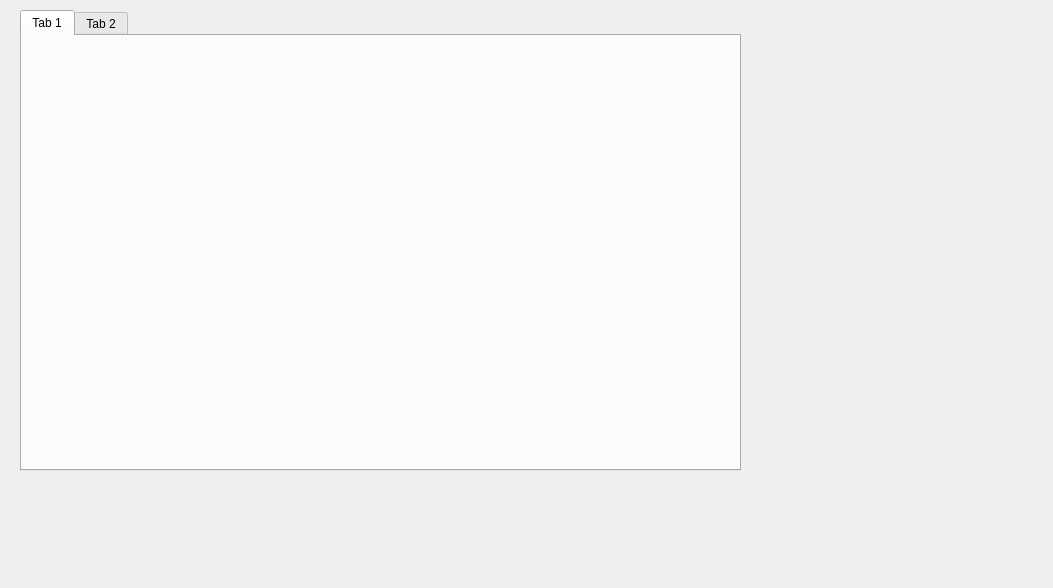
<?xml version="1.0" encoding="UTF-8"?>
<ui version="4.0">
 <class>Gestion_employe</class>
 <widget class="QWidget" name="Gestion_employe">
  <property name="geometry">
   <rect>
    <x>0</x>
    <y>0</y>
    <width>1053</width>
    <height>588</height>
   </rect>
  </property>
  <property name="windowTitle">
   <string>Form</string>
  </property>
  <widget class="QTabWidget" name="tabWidget">
   <property name="geometry">
    <rect>
     <x>20</x>
     <y>10</y>
     <width>721</width>
     <height>461</height>
    </rect>
   </property>
   <widget class="QWidget" name="tab">
    <attribute name="title">
     <string>Tab 1</string>
    </attribute>
   </widget>
   <widget class="QWidget" name="tab_2">
    <attribute name="title">
     <string>Tab 2</string>
    </attribute>
   </widget>
  </widget>
 </widget>
 <resources/>
 <connections/>
</ui>
